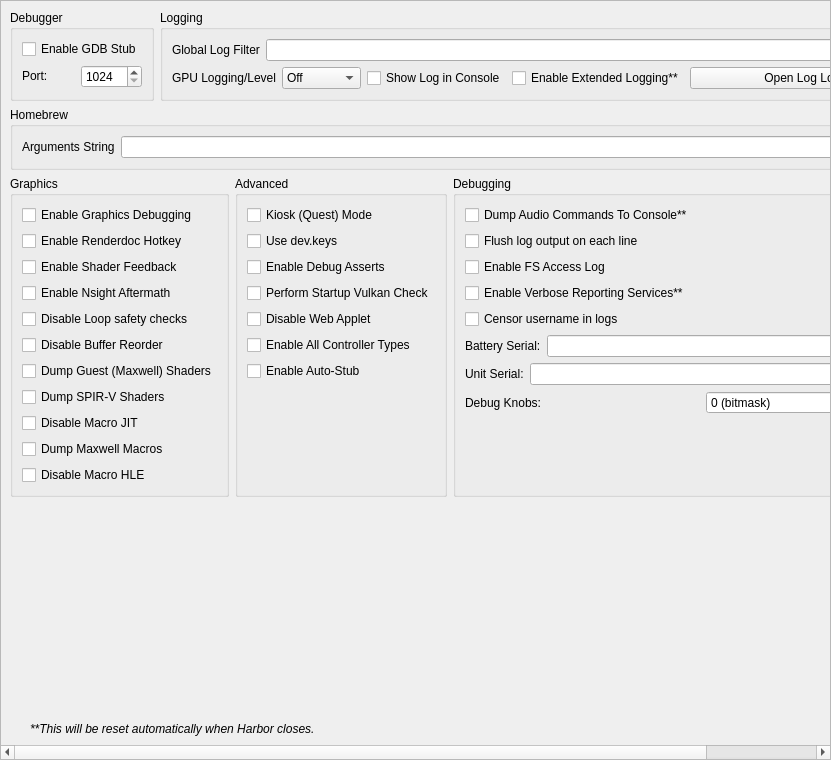
<?xml version="1.0" encoding="UTF-8"?>
<ui version="4.0">
 <class>ConfigureDebug</class>
 <widget class="QScrollArea" name="ConfigureDebug">
  <property name="geometry">
   <rect>
    <x>0</x>
    <y>0</y>
    <width>831</width>
    <height>760</height>
   </rect>
  </property>
  <property name="widgetResizable">
   <bool>true</bool>
  </property>
  <widget class="QWidget" name="widget">
   <property name="geometry">
    <rect>
     <x>0</x>
     <y>0</y>
     <width>829</width>
     <height>758</height>
    </rect>
   </property>
   <layout class="QVBoxLayout" name="verticalLayout_1">
    <item>
     <layout class="QHBoxLayout" name="horizontalLayout">
      <property name="topMargin">
       <number>0</number>
      </property>
      <item>
       <widget class="QGroupBox" name="groupBox">
        <property name="sizePolicy">
         <sizepolicy hsizetype="Preferred" vsizetype="Preferred">
          <horstretch>0</horstretch>
          <verstretch>0</verstretch>
         </sizepolicy>
        </property>
        <property name="title">
         <string>Debugger</string>
        </property>
        <property name="alignment">
         <set>Qt::AlignmentFlag::AlignLeading|Qt::AlignmentFlag::AlignLeft|Qt::AlignmentFlag::AlignTop</set>
        </property>
        <property name="flat">
         <bool>false</bool>
        </property>
        <property name="checkable">
         <bool>false</bool>
        </property>
        <layout class="QVBoxLayout" name="verticalLayout_3">
         <item>
          <widget class="QWidget" name="debug_widget" native="true">
           <property name="sizePolicy">
            <sizepolicy hsizetype="Preferred" vsizetype="Maximum">
             <horstretch>0</horstretch>
             <verstretch>0</verstretch>
            </sizepolicy>
           </property>
           <layout class="QVBoxLayout" name="verticalLayout">
            <property name="sizeConstraint">
             <enum>QLayout::SizeConstraint::SetDefaultConstraint</enum>
            </property>
            <property name="leftMargin">
             <number>0</number>
            </property>
            <property name="topMargin">
             <number>0</number>
            </property>
            <property name="rightMargin">
             <number>0</number>
            </property>
            <property name="bottomMargin">
             <number>0</number>
            </property>
            <item>
             <widget class="QCheckBox" name="toggle_gdbstub">
              <property name="sizePolicy">
               <sizepolicy hsizetype="Maximum" vsizetype="Maximum">
                <horstretch>0</horstretch>
                <verstretch>0</verstretch>
               </sizepolicy>
              </property>
              <property name="text">
               <string>Enable GDB Stub</string>
              </property>
             </widget>
            </item>
            <item>
             <widget class="QWidget" name="horizontalWidget_3" native="true">
              <property name="sizePolicy">
               <sizepolicy hsizetype="Preferred" vsizetype="Maximum">
                <horstretch>0</horstretch>
                <verstretch>0</verstretch>
               </sizepolicy>
              </property>
              <layout class="QHBoxLayout" name="horizontalLayout_3">
               <property name="leftMargin">
                <number>0</number>
               </property>
               <property name="topMargin">
                <number>0</number>
               </property>
               <property name="rightMargin">
                <number>0</number>
               </property>
               <property name="bottomMargin">
                <number>0</number>
               </property>
               <item>
                <widget class="QLabel" name="label_11">
                 <property name="sizePolicy">
                  <sizepolicy hsizetype="Minimum" vsizetype="Maximum">
                   <horstretch>0</horstretch>
                   <verstretch>0</verstretch>
                  </sizepolicy>
                 </property>
                 <property name="text">
                  <string>Port:</string>
                 </property>
                </widget>
               </item>
               <item>
                <widget class="QSpinBox" name="gdbport_spinbox">
                 <property name="sizePolicy">
                  <sizepolicy hsizetype="Preferred" vsizetype="Maximum">
                   <horstretch>0</horstretch>
                   <verstretch>0</verstretch>
                  </sizepolicy>
                 </property>
                 <property name="minimum">
                  <number>1024</number>
                 </property>
                 <property name="maximum">
                  <number>65535</number>
                 </property>
                </widget>
               </item>
              </layout>
             </widget>
            </item>
           </layout>
          </widget>
         </item>
        </layout>
       </widget>
      </item>
      <item>
       <widget class="QGroupBox" name="groupBox_2">
        <property name="sizePolicy">
         <sizepolicy hsizetype="Expanding" vsizetype="Preferred">
          <horstretch>0</horstretch>
          <verstretch>0</verstretch>
         </sizepolicy>
        </property>
        <property name="title">
         <string>Logging</string>
        </property>
        <layout class="QGridLayout" name="gridLayout_1">
         <item row="0" column="0" colspan="4">
          <widget class="QWidget" name="logging_widget" native="true">
           <property name="sizePolicy">
            <sizepolicy hsizetype="Preferred" vsizetype="Maximum">
             <horstretch>0</horstretch>
             <verstretch>0</verstretch>
            </sizepolicy>
           </property>
           <layout class="QHBoxLayout" name="horizontalLayout_1">
            <property name="leftMargin">
             <number>0</number>
            </property>
            <property name="topMargin">
             <number>0</number>
            </property>
            <property name="rightMargin">
             <number>0</number>
            </property>
            <property name="bottomMargin">
             <number>0</number>
            </property>
            <item>
             <widget class="QLabel" name="label_1">
              <property name="sizePolicy">
               <sizepolicy hsizetype="Preferred" vsizetype="Preferred">
                <horstretch>0</horstretch>
                <verstretch>0</verstretch>
               </sizepolicy>
              </property>
              <property name="text">
               <string>Global Log Filter</string>
              </property>
             </widget>
            </item>
            <item>
             <widget class="QLineEdit" name="log_filter_edit"/>
            </item>
           </layout>
          </widget>
         </item>
         <item row="1" column="0">
          <widget class="QWidget" name="gpu_log_level_widget" native="true">
           <property name="sizePolicy">
            <sizepolicy hsizetype="Preferred" vsizetype="Maximum">
             <horstretch>0</horstretch>
             <verstretch>0</verstretch>
            </sizepolicy>
           </property>
           <layout class="QHBoxLayout" name="gpu_log_level_layout">
            <property name="leftMargin">
             <number>0</number>
            </property>
            <property name="topMargin">
             <number>0</number>
            </property>
            <property name="rightMargin">
             <number>0</number>
            </property>
            <property name="bottomMargin">
             <number>0</number>
            </property>
            <item>
             <widget class="QLabel" name="gpu_log_level_label">
              <property name="text">
               <string>GPU Logging/Level</string>
              </property>
             </widget>
            </item>
            <item>
             <widget class="QComboBox" name="gpu_log_level">
              <property name="toolTip">
               <string>Detail level for GPU logs. Off disables logging entirely.</string>
              </property>
              <item>
               <property name="text">
                <string>Off</string>
               </property>
              </item>
              <item>
               <property name="text">
                <string>Errors</string>
               </property>
              </item>
              <item>
               <property name="text">
                <string>Standard</string>
               </property>
              </item>
              <item>
               <property name="text">
                <string>Verbose</string>
               </property>
              </item>
              <item>
               <property name="text">
                <string>All</string>
               </property>
              </item>
             </widget>
            </item>
           </layout>
          </widget>
         </item>
         <item row="1" column="1">
          <widget class="QCheckBox" name="toggle_console">
           <property name="text">
            <string>Show Log in Console</string>
           </property>
          </widget>
         </item>
         <item row="1" column="2">
          <widget class="QCheckBox" name="extended_logging">
           <property name="enabled">
            <bool>true</bool>
           </property>
           <property name="toolTip">
            <string>When checked, the max size of the log increases from 100 MB to 1 GB</string>
           </property>
           <property name="text">
            <string>Enable Extended Logging**</string>
           </property>
          </widget>
         </item>
         <item row="1" column="3">
          <widget class="QPushButton" name="open_log_button">
           <property name="sizePolicy">
            <sizepolicy hsizetype="Expanding" vsizetype="Maximum">
             <horstretch>1</horstretch>
             <verstretch>0</verstretch>
            </sizepolicy>
           </property>
           <property name="minimumSize">
            <size>
             <width>250</width>
             <height>0</height>
            </size>
           </property>
           <property name="text">
            <string>Open Log Location</string>
           </property>
          </widget>
         </item>
        </layout>
       </widget>
      </item>
     </layout>
    </item>
    <item>
     <widget class="QGroupBox" name="groupBox_3">
      <property name="title">
       <string>Homebrew</string>
      </property>
      <layout class="QVBoxLayout" name="verticalLayout_5">
       <item>
        <layout class="QHBoxLayout" name="horizontalLayout_4">
         <item>
          <widget class="QLabel" name="label_3">
           <property name="text">
            <string>Arguments String</string>
           </property>
          </widget>
         </item>
         <item>
          <widget class="QLineEdit" name="homebrew_args_edit"/>
         </item>
        </layout>
       </item>
      </layout>
     </widget>
    </item>
    <item>
     <layout class="QHBoxLayout" name="horizontalLayout_2">
      <item>
       <widget class="QGroupBox" name="groupBox_4">
        <property name="title">
         <string>Graphics</string>
        </property>
        <layout class="QGridLayout" name="gridLayout_2">
         <item row="4" column="0">
          <widget class="QCheckBox" name="disable_loop_safety_checks">
           <property name="toolTip">
            <string>When checked, it executes shaders without loop logic changes</string>
           </property>
           <property name="text">
            <string>Disable Loop safety checks</string>
           </property>
          </widget>
         </item>
         <item row="9" column="0">
          <widget class="QCheckBox" name="dump_macros">
           <property name="enabled">
            <bool>true</bool>
           </property>
           <property name="toolTip">
            <string>When checked, it will dump all the macro programs of the GPU</string>
           </property>
           <property name="text">
            <string>Dump Maxwell Macros</string>
           </property>
          </widget>
         </item>
         <item row="3" column="0">
          <widget class="QCheckBox" name="enable_nsight_aftermath">
           <property name="toolTip">
            <string>When checked, it enables Nsight Aftermath crash dumps</string>
           </property>
           <property name="text">
            <string>Enable Nsight Aftermath</string>
           </property>
          </widget>
         </item>
         <item row="6" column="0">
          <widget class="QCheckBox" name="dump_guest_shaders">
           <property name="enabled">
            <bool>true</bool>
           </property>
           <property name="toolTip">
            <string>When checked, it will dump original Maxwell guest shader bytecode (the input to the recompiler) as .ash files under DumpDir/shaders/. Useful for inspection with nvdisasm.</string>
           </property>
           <property name="text">
            <string>Dump Guest (Maxwell) Shaders</string>
           </property>
          </widget>
         </item>
         <item row="1" column="0">
          <widget class="QCheckBox" name="enable_renderdoc_hotkey">
           <property name="text">
            <string>Enable Renderdoc Hotkey</string>
           </property>
          </widget>
         </item>
         <item row="8" column="0">
          <widget class="QCheckBox" name="disable_macro_jit">
           <property name="enabled">
            <bool>true</bool>
           </property>
           <property name="toolTip">
            <string>When checked, it disables the macro Just In Time compiler. Enabling this makes games run slower</string>
           </property>
           <property name="text">
            <string>Disable Macro JIT</string>
           </property>
          </widget>
         </item>
         <item row="10" column="0">
          <widget class="QCheckBox" name="disable_macro_hle">
           <property name="enabled">
            <bool>true</bool>
           </property>
           <property name="toolTip">
            <string>When checked, it disables the macro HLE functions. Enabling this makes games run slower</string>
           </property>
           <property name="text">
            <string>Disable Macro HLE</string>
           </property>
          </widget>
         </item>
         <item row="0" column="0">
          <widget class="QCheckBox" name="enable_graphics_debugging">
           <property name="enabled">
            <bool>true</bool>
           </property>
           <property name="toolTip">
            <string>When checked, the graphics API enters a slower debugging mode</string>
           </property>
           <property name="text">
            <string>Enable Graphics Debugging</string>
           </property>
          </widget>
         </item>
         <item row="11" column="0">
          <spacer name="verticalSpacer_5">
           <property name="orientation">
            <enum>Qt::Orientation::Vertical</enum>
           </property>
           <property name="sizeType">
            <enum>QSizePolicy::Policy::Preferred</enum>
           </property>
           <property name="sizeHint" stdset="0">
            <size>
             <width>20</width>
             <height>0</height>
            </size>
           </property>
          </spacer>
         </item>
         <item row="2" column="0">
          <widget class="QCheckBox" name="enable_shader_feedback">
           <property name="toolTip">
            <string>When checked, yuzu will log statistics about the compiled pipeline cache</string>
           </property>
           <property name="text">
            <string>Enable Shader Feedback</string>
           </property>
          </widget>
         </item>
         <item row="5" column="0">
          <widget class="QCheckBox" name="disable_buffer_reorder">
           <property name="toolTip">
            <string>&lt;html&gt;&lt;head/&gt;&lt;body&gt;&lt;p&gt;When checked, disables reordering of mapped memory uploads which allows to associate uploads with specific draws. May reduce performance in some cases.&lt;/p&gt;&lt;/body&gt;&lt;/html&gt;</string>
           </property>
           <property name="text">
            <string>Disable Buffer Reorder</string>
           </property>
          </widget>
         </item>
         <item row="7" column="0">
          <widget class="QCheckBox" name="gpu_log_shader_dumps">
           <property name="toolTip">
            <string>When checked, it will dump the recompiler's output SPIR-V binaries (.spv) under LogDir/shaders/. Inspect via SPIRV-Tools (spirv-dis / spirv-cross / spirv-val) or RenderDoc.</string>
           </property>
           <property name="text">
            <string>Dump SPIR-V Shaders</string>
           </property>
          </widget>
         </item>
        </layout>
       </widget>
      </item>
      <item>
       <widget class="QGroupBox" name="groupBox_6">
        <property name="title">
         <string>Advanced</string>
        </property>
        <layout class="QGridLayout" name="gridLayout_4">
         <item row="3" column="0">
          <widget class="QCheckBox" name="perform_vulkan_check">
           <property name="toolTip">
            <string>Enables yuzu to check for a working Vulkan environment when the program starts up. Disable this if this is causing issues with external programs seeing yuzu.</string>
           </property>
           <property name="text">
            <string>Perform Startup Vulkan Check</string>
           </property>
          </widget>
         </item>
         <item row="4" column="0">
          <widget class="QCheckBox" name="disable_web_applet">
           <property name="text">
            <string>Disable Web Applet</string>
           </property>
          </widget>
         </item>
         <item row="5" column="0">
          <widget class="QCheckBox" name="enable_all_controllers">
           <property name="text">
            <string>Enable All Controller Types</string>
           </property>
          </widget>
         </item>
         <item row="6" column="0">
          <widget class="QCheckBox" name="use_auto_stub">
           <property name="text">
            <string>Enable Auto-Stub</string>
           </property>
          </widget>
         </item>
         <item row="0" column="0">
          <widget class="QCheckBox" name="quest_flag">
           <property name="text">
            <string>Kiosk (Quest) Mode</string>
           </property>
          </widget>
         </item>
         <item row="1" column="0">
          <widget class="QCheckBox" name="use_dev_keys">
           <property name="text">
            <string>Use dev.keys</string>
           </property>
          </widget>
         </item>
         <item row="2" column="0">
          <widget class="QCheckBox" name="use_debug_asserts">
           <property name="text">
            <string>Enable Debug Asserts</string>
           </property>
          </widget>
         </item>
         <item row="7" column="0">
          <spacer name="verticalSpacer_4">
           <property name="orientation">
            <enum>Qt::Orientation::Vertical</enum>
           </property>
           <property name="sizeType">
            <enum>QSizePolicy::Policy::Expanding</enum>
           </property>
           <property name="sizeHint" stdset="0">
            <size>
             <width>20</width>
             <height>0</height>
            </size>
           </property>
          </spacer>
         </item>
        </layout>
       </widget>
      </item>
      <item>
       <widget class="QGroupBox" name="groupBox_5">
        <property name="title">
         <string>Debugging</string>
        </property>
        <layout class="QGridLayout" name="gridLayout_3">
         <item row="6" column="0">
          <widget class="QWidget" name="serial_battery_widget" native="true">
           <property name="sizePolicy">
            <sizepolicy hsizetype="Preferred" vsizetype="Maximum">
             <horstretch>0</horstretch>
             <verstretch>0</verstretch>
            </sizepolicy>
           </property>
           <layout class="QHBoxLayout" name="horizontalLayout_11">
            <property name="leftMargin">
             <number>0</number>
            </property>
            <property name="topMargin">
             <number>0</number>
            </property>
            <property name="rightMargin">
             <number>0</number>
            </property>
            <property name="bottomMargin">
             <number>0</number>
            </property>
            <item>
             <widget class="QLabel" name="label_12">
              <property name="sizePolicy">
               <sizepolicy hsizetype="Preferred" vsizetype="Preferred">
                <horstretch>0</horstretch>
                <verstretch>0</verstretch>
               </sizepolicy>
              </property>
              <property name="text">
               <string>Battery Serial:</string>
              </property>
             </widget>
            </item>
            <item>
             <widget class="QLineEdit" name="serial_battery_edit"/>
            </item>
           </layout>
          </widget>
         </item>
         <item row="8" column="0">
          <widget class="QWidget" name="debug_knobs_widget" native="true">
           <property name="sizePolicy">
            <sizepolicy hsizetype="Preferred" vsizetype="Maximum">
             <horstretch>0</horstretch>
             <verstretch>0</verstretch>
            </sizepolicy>
           </property>
           <layout class="QHBoxLayout" name="horizontalLayout_debug_knobs">
            <property name="leftMargin">
             <number>0</number>
            </property>
            <property name="topMargin">
             <number>0</number>
            </property>
            <property name="rightMargin">
             <number>0</number>
            </property>
            <property name="bottomMargin">
             <number>0</number>
            </property>
            <item>
             <widget class="QLabel" name="label_debug_knobs">
              <property name="sizePolicy">
               <sizepolicy hsizetype="Preferred" vsizetype="Preferred">
                <horstretch>0</horstretch>
                <verstretch>0</verstretch>
               </sizepolicy>
              </property>
              <property name="text">
               <string>Debug Knobs:</string>
              </property>
             </widget>
            </item>
            <item>
             <widget class="QSpinBox" name="debug_knobs_spinbox">
              <property name="minimum">
               <number>0</number>
              </property>
              <property name="maximum">
               <number>65535</number>
              </property>
              <property name="toolTip">
               <string>Bitmask for quick development toggles</string>
              </property>
              <property name="statusTip">
               <string>Set debug knobs (bitmask)</string>
              </property>
              <property name="whatsThis">
               <string>16-bit debug knob set for quick development toggles</string>
              </property>
              <property name="suffix">
               <string> (bitmask)</string>
              </property>
             </widget>
            </item>
           </layout>
          </widget>
         </item>
         <item row="7" column="0">
          <widget class="QWidget" name="serial_board_widget" native="true">
           <property name="sizePolicy">
            <sizepolicy hsizetype="Preferred" vsizetype="Maximum">
             <horstretch>0</horstretch>
             <verstretch>0</verstretch>
            </sizepolicy>
           </property>
           <layout class="QHBoxLayout" name="horizontalLayout_12">
            <property name="leftMargin">
             <number>0</number>
            </property>
            <property name="topMargin">
             <number>0</number>
            </property>
            <property name="rightMargin">
             <number>0</number>
            </property>
            <property name="bottomMargin">
             <number>0</number>
            </property>
            <item>
             <widget class="QLabel" name="label_13">
              <property name="sizePolicy">
               <sizepolicy hsizetype="Preferred" vsizetype="Preferred">
                <horstretch>0</horstretch>
                <verstretch>0</verstretch>
               </sizepolicy>
              </property>
              <property name="text">
               <string>Unit Serial:</string>
              </property>
             </widget>
            </item>
            <item>
             <widget class="QLineEdit" name="serial_board_edit"/>
            </item>
           </layout>
          </widget>
         </item>
         <item row="20" column="0">
          <spacer name="verticalSpacer_3">
           <property name="orientation">
            <enum>Qt::Orientation::Vertical</enum>
           </property>
           <property name="sizeType">
            <enum>QSizePolicy::Policy::Expanding</enum>
           </property>
           <property name="sizeHint" stdset="0">
            <size>
             <width>20</width>
             <height>0</height>
            </size>
           </property>
          </spacer>
         </item>
         <item row="1" column="0">
          <widget class="QCheckBox" name="dump_audio_commands">
           <property name="toolTip">
            <string>Enable this to output the latest generated audio command list to the console. Only affects games using the audio renderer.</string>
           </property>
           <property name="text">
            <string>Dump Audio Commands To Console**</string>
           </property>
          </widget>
         </item>
         <item row="2" column="0">
          <widget class="QCheckBox" name="flush_line">
           <property name="text">
            <string>Flush log output on each line</string>
           </property>
          </widget>
         </item>
         <item row="3" column="0">
          <widget class="QCheckBox" name="fs_access_log">
           <property name="text">
            <string>Enable FS Access Log</string>
           </property>
          </widget>
         </item>
         <item row="4" column="0">
          <widget class="QCheckBox" name="reporting_services">
           <property name="text">
            <string>Enable Verbose Reporting Services**</string>
           </property>
          </widget>
         </item>
         <item row="5" column="0">
          <widget class="QCheckBox" name="censor_username">
           <property name="text">
            <string>Censor username in logs</string>
           </property>
          </widget>
         </item>
        </layout>
       </widget>
      </item>
     </layout>
    </item>
    <item>
     <spacer name="verticalSpacer">
      <property name="orientation">
       <enum>Qt::Orientation::Vertical</enum>
      </property>
      <property name="sizeHint" stdset="0">
       <size>
        <width>20</width>
        <height>0</height>
       </size>
      </property>
     </spacer>
    </item>
    <item>
     <widget class="QLabel" name="label_5">
      <property name="sizePolicy">
       <sizepolicy hsizetype="Expanding" vsizetype="Preferred">
        <horstretch>0</horstretch>
        <verstretch>0</verstretch>
       </sizepolicy>
      </property>
      <property name="font">
       <font>
        <italic>true</italic>
       </font>
      </property>
      <property name="text">
       <string>**This will be reset automatically when Harbor closes.</string>
      </property>
      <property name="indent">
       <number>20</number>
      </property>
     </widget>
    </item>
   </layout>
  </widget>
 </widget>
 <tabstops>
  <tabstop>log_filter_edit</tabstop>
  <tabstop>toggle_console</tabstop>
  <tabstop>extended_logging</tabstop>
  <tabstop>open_log_button</tabstop>
  <tabstop>homebrew_args_edit</tabstop>
  <tabstop>enable_graphics_debugging</tabstop>
  <tabstop>enable_shader_feedback</tabstop>
  <tabstop>enable_nsight_aftermath</tabstop>
  <tabstop>fs_access_log</tabstop>
  <tabstop>reporting_services</tabstop>
  <tabstop>quest_flag</tabstop>
  <tabstop>use_debug_asserts</tabstop>
 </tabstops>
 <resources/>
 <connections/>
</ui>
